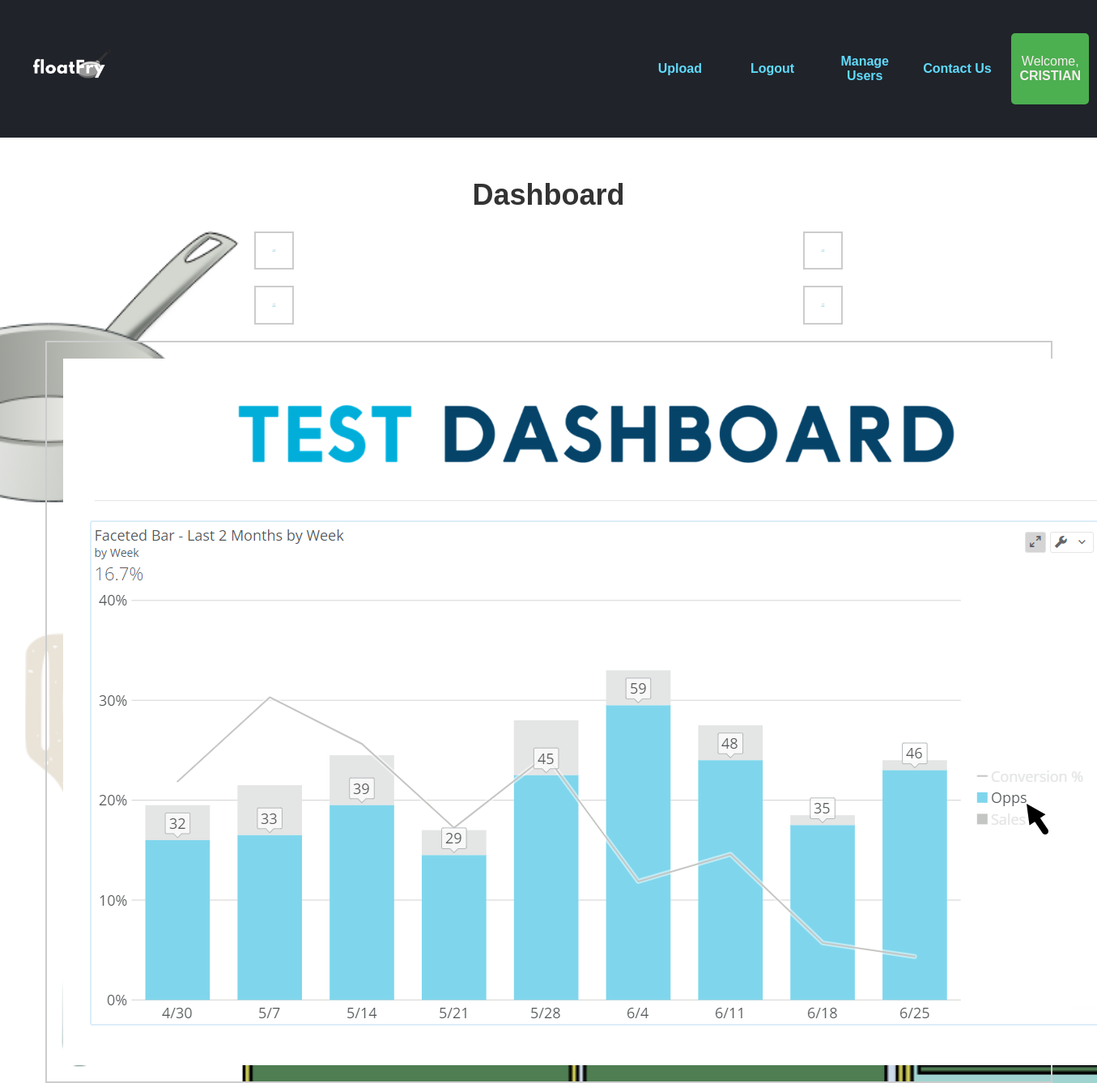
The app's page /home (signed in), older data.
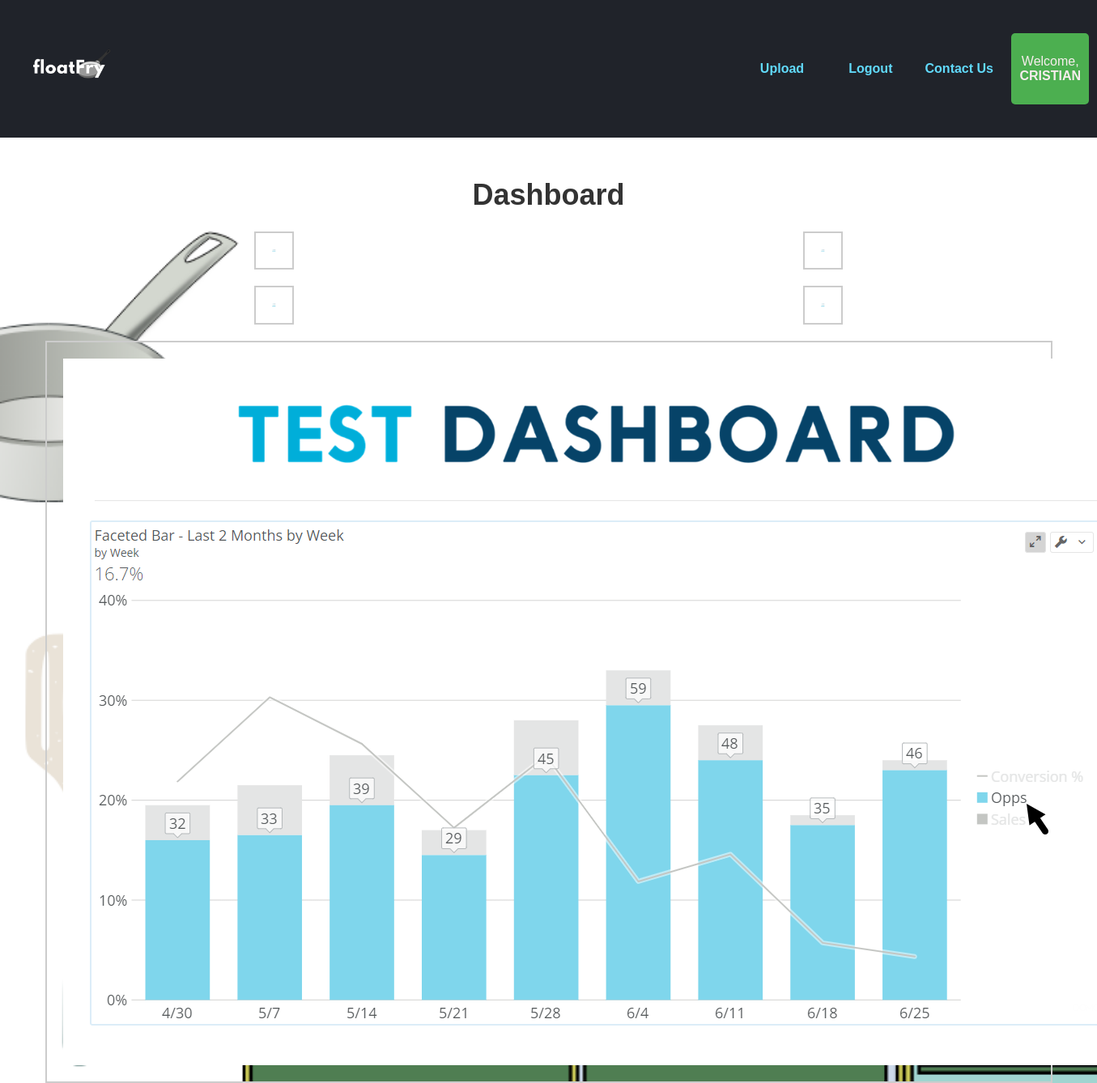
The same page, newer data.
### Test.py (the view)
@app.route('/home')
def home():
    user = get_current_user()
    if 'logged_in' in session and session['logged_in']:
        return render_template('home.html', user = user)
    else:
        return redirect(url_for('login'))

### Test.py (called while the page is built)
def get_current_user():
    user = None
    if "user" in session:
        user = session['user']
        print(user)
        db = get_db()
        user_cursor = db.execute("select * from Accounts where Username = ?", [user])
        user = user_cursor. fetchone()
    return user

### users_database.py (called while the page is built)
def connect_database():
    sql =  sqlite3.connect("/Users/muhammadusman/Downloads/django/JustInTime/Floatfry.db")
    sql.row_factory = sqlite3.Row
    return sql

def get_db():
    if not hasattr(g, 'FloatFry_db'):
        g.FloatFry_db = connect_database()
    return g.FloatFry_db

### templates/home.html (shortened to what this page needs)
{%from 'links.html' import links %}
<!DOCTYPE html>
<html lang="en">
<head>
    <link rel="stylesheet" href="{{ url_for('static', filename='styles.css') }}">
    <link href="file:///Macintosh HD/Users/muhammadusman/Downloads/django/JustInTime/static/styles.css" rel="stylesheet" type="text/css">
</head>
<body style="max-width: none">
    <header>
        <div class="logo">
            <img src="{{ url_for('static', filename='float_fry_logo.png') }}" alt="Float Fry Logo">
        </div>
        <nav>
            {{ links(user) }}
        </nav>
    </header>
    <h1>Dashboard</h1>
    <div class="container-row">
        <div class="container">
            <img src="{{ url_for('static', filename='white-bg.png') }}"alt="graph demo" style="width: 100%;">
        </div>
        <div class="container">
            <img src="{{ url_for('static', filename='white-bg.png') }}"alt="graph demo" style="width: 100%;">
        </div>
    </div>
    <div class="container-row">
        <div class="container">
            <img src="{{ url_for('static', filename='white-bg.png') }}"alt="graph demo" style="width: 100%;">
        </div>
        <div class="container">
            <img src="{{ url_for('static', filename='white-bg.png') }}"alt="graph demo" style="width: 100%;">
        </div>
    </div>
    <div class="order-container">
        <img src="white-bg.png" alt="graph demo">
    </div>
</body>
</html>

### templates/links.html (shortened to what this page needs)
{% macro links(user)%}
    <ul>
        {% if user %}
        <li><a href="{{ url_for('upload_file') }}">Upload</a></li>
        <li><a href="{{ url_for('logout') }}">Logout</a></li>
        {% endif %}
        {% if user and user[ 'admin'] == 1 %}
        <li><a href="{{ url_for('promote') }}">Manage Users</a></li>
        {% endif %}
        <li><a href="#contact">Contact Us</a></li>
        <li>
            {% if user %}
                <div class="user-info">
                    <p>Welcome, <span>{{ user['username'] }}</span></p>
                </div>
            {% endif %}
        </li>
    </ul>
{%endmacro%}

Row changes from the older to the newer data that the page shows:
changed Accounts "CRISTIAN": Admin True → False (drawn)
Text that changed along with them:
text no longer shown: "Manage Users"
